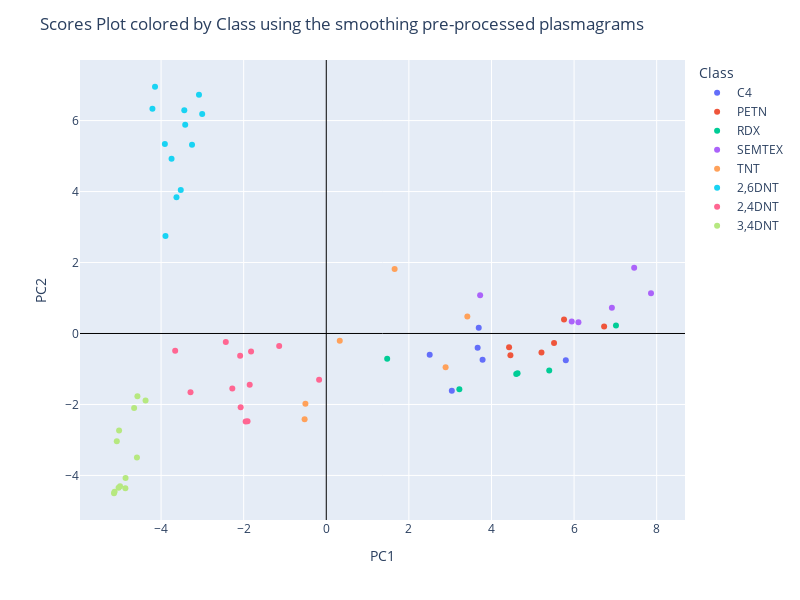

Source (notebook cell):
### Code cell
# View the scores plot using plotly library
fig = px.scatter(scores, x="PC1", y="PC2", color="Class", hover_data=['Class'], hover_name=scores.index)
fig.update_xaxes(zeroline=True, zerolinewidth=1, zerolinecolor='Black')
fig.update_yaxes(zeroline=True, zerolinewidth=1, zerolinecolor='Black')
fig.update_layout(
    height=600,
    width=800,
    title_text='Scores Plot colored by Class using the smoothing pre-processed plasmagrams')
fig.show()

### Figure 1 — Plotly figure (JSON) as saved in the notebook; plotly's stock layout.template omitted (floating-point values rounded to 4 significant figures)
{"data": [{"customdata": [["C4"], ["C4"], ["C4"], ["C4"], ["C4"], ["C4"]], "hovertemplate": "<b>%{hovertext}</b><br><br>Class=%{customdata[0]}<br>PC1=%{x}<br>PC2=%{y}<extra></extra>", "hovertext": ["C4_7", "C4_8", "C4_9", "C4_10", "C4_11", "C4_12"], "legendgroup": "C4", "marker": {"color": "#636efa", "symbol": "circle"}, "mode": "markers", "name": "C4", "orientation": "v", "showlegend": true, "type": "scatter", "x": [3.04, 5.8, 3.691, 3.665, 2.504, 3.785], "xaxis": "x", "y": [-1.616, -0.7552, 0.1591, -0.4, -0.5983, -0.7377], "yaxis": "y"}, {"customdata": [["PETN"], ["PETN"], ["PETN"], ["PETN"], ["PETN"], ["PETN"]], "hovertemplate": "<b>%{hovertext}</b><br><br>Class=%{customdata[0]}<br>PC1=%{x}<br>PC2=%{y}<extra></extra>", "hovertext": ["PETN_10", "PETN_11", "PETN_12", "PETN_13", "PETN_14", "PETN_15"], "legendgroup": "PETN", "marker": {"color": "#EF553B", "symbol": "circle"}, "mode": "markers", "name": "PETN", "orientation": "v", "showlegend": true, "type": "scatter", "x": [4.427, 5.756, 4.459, 6.727, 5.21, 5.515], "xaxis": "x", "y": [-0.3885, 0.3933, -0.6114, 0.1981, -0.5322, -0.2674], "yaxis": "y"}, {"customdata": [["RDX"], ["RDX"], ["RDX"], ["RDX"], ["RDX"], ["RDX"]], "hovertemplate": "<b>%{hovertext}</b><br><br>Class=%{customdata[0]}<br>PC1=%{x}<br>PC2=%{y}<extra></extra>", "hovertext": ["RDX_9", "RDX_10", "RDX_11", "RDX_12", "RDX_13", "RDX_14"], "legendgroup": "RDX", "marker": {"color": "#00cc96", "symbol": "circle"}, "mode": "markers", "name": "RDX", "orientation": "v", "showlegend": true, "type": "scatter", "x": [7.014, 1.475, 4.632, 4.599, 3.222, 5.398], "xaxis": "x", "y": [0.2257, -0.7137, -1.118, -1.139, -1.57, -1.04], "yaxis": "y"}, {"customdata": [["SEMTEX"], ["SEMTEX"], ["SEMTEX"], ["SEMTEX"], ["SEMTEX"], ["SEMTEX"]], "hovertemplate": "<b>%{hovertext}</b><br><br>Class=%{customdata[0]}<br>PC1=%{x}<br>PC2=%{y}<extra></extra>", "hovertext": ["SEMTEX_10", "SEMTEX_11", "SEMTEX_12", "SEMTEX_13", "SEMTEX_14", "SEMTEX_15"], "legendgroup": "SEMTEX", "marker": {"color": "#ab63fa", "symbol": "circle"}, "mode": "markers", "name": "SEMTEX", "orientation": "v", "showlegend": true, "type": "scatter", "x": [6.106, 5.943, 6.915, 7.862, 7.455, 3.725], "xaxis": "x", "y": [0.3138, 0.3369, 0.7279, 1.137, 1.851, 1.078], "yaxis": "y"}, {"customdata": [["TNT"], ["TNT"], ["TNT"], ["TNT"], ["TNT"], ["TNT"]], "hovertemplate": "<b>%{hovertext}</b><br><br>Class=%{customdata[0]}<br>PC1=%{x}<br>PC2=%{y}<extra></extra>", "hovertext": ["TNT_8", "TNT_9", "TNT_10", "TNT_11", "TNT_12", "TNT_13"], "legendgroup": "TNT", "marker": {"color": "#FFA15A", "symbol": "circle"}, "mode": "markers", "name": "TNT", "orientation": "v", "showlegend": true, "type": "scatter", "x": [0.3267, 2.89, -0.5245, 3.416, 1.655, -0.505], "xaxis": "x", "y": [-0.2017, -0.9501, -2.419, 0.4812, 1.815, -1.976], "yaxis": "y"}, {"customdata": [["2,6DNT"], ["2,6DNT"], ["2,6DNT"], ["2,6DNT"], ["2,6DNT"], ["2,6DNT"], ["2,6DNT"], ["2,6DNT"], ["2,6DNT"], ["2,6DNT"], ["2,6DNT"], ["2,6DNT"]], "hovertemplate": "<b>%{hovertext}</b><br><br>Class=%{customdata[0]}<br>PC1=%{x}<br>PC2=%{y}<extra></extra>", "hovertext": ["2,6DNT_1", "2,6DNT_2", "2,6DNT_3", "2,6DNT_4", "2,6DNT_5", "2,6DNT_6", "2,6DNT_7", "2,6DNT_8", "2,6DNT_9", "2,6DNT_10", "2,6DNT_11", "2,6DNT_12"], "legendgroup": "2,6DNT", "marker": {"color": "#19d3f3", "symbol": "circle"}, "mode": "markers", "name": "2,6DNT", "orientation": "v", "showlegend": true, "type": "scatter", "x": [-3.893, -3.416, -3.004, -3.523, -4.146, -3.908, -3.25, -3.627, -3.438, -3.082, -3.746, -4.209], "xaxis": "x", "y": [2.749, 5.88, 6.186, 4.041, 6.953, 5.342, 5.316, 3.838, 6.289, 6.728, 4.927, 6.335], "yaxis": "y"}, {"customdata": [["2,4DNT"], ["2,4DNT"], ["2,4DNT"], ["2,4DNT"], ["2,4DNT"], ["2,4DNT"], ["2,4DNT"], ["2,4DNT"], ["2,4DNT"], ["2,4DNT"], ["2,4DNT"], ["2,4DNT"]], "hovertemplate": "<b>%{hovertext}</b><br><br>Class=%{customdata[0]}<br>PC1=%{x}<br>PC2=%{y}<extra></extra>", "hovertext": ["2,4DNT_1", "2,4DNT_2", "2,4DNT_3", "2,4DNT_4", "2,4DNT_5", "2,4DNT_6", "2,4DNT_7", "2,4DNT_8", "2,4DNT_9", "2,4DNT_10", "2,4DNT_11", "2,4DNT_12"], "legendgroup": "2,4DNT", "marker": {"color": "#FF6692", "symbol": "circle"}, "mode": "markers", "name": "2,4DNT", "orientation": "v", "showlegend": true, "type": "scatter", "x": [-1.854, -2.073, -1.906, -1.821, -1.952, -0.1736, -2.275, -2.085, -1.14, -3.287, -3.659, -2.433], "xaxis": "x", "y": [-1.447, -2.081, -2.474, -0.5081, -2.482, -1.3, -1.553, -0.6282, -0.3512, -1.655, -0.4832, -0.2425], "yaxis": "y"}, {"customdata": [["3,4DNT"], ["3,4DNT"], ["3,4DNT"], ["3,4DNT"], ["3,4DNT"], ["3,4DNT"], ["3,4DNT"], ["3,4DNT"], ["3,4DNT"], ["3,4DNT"], ["3,4DNT"], ["3,4DNT"]], "hovertemplate": "<b>%{hovertext}</b><br><br>Class=%{customdata[0]}<br>PC1=%{x}<br>PC2=%{y}<extra></extra>", "hovertext": ["3,4DNT_1", "3,4DNT_2", "3,4DNT_3", "3,4DNT_4", "3,4DNT_5", "3,4DNT_6", "3,4DNT_7", "3,4DNT_8", "3,4DNT_9", "3,4DNT_10", "3,4DNT_11", "3,4DNT_12"], "legendgroup": "3,4DNT", "marker": {"color": "#B6E880", "symbol": "circle"}, "mode": "markers", "name": "3,4DNT", "orientation": "v", "showlegend": true, "type": "scatter", "x": [-4.375, -5.016, -4.652, -4.572, -5.072, -5.125, -5.14, -4.86, -4.993, -5.029, -4.864, -4.584], "xaxis": "x", "y": [-1.885, -2.735, -2.098, -1.768, -3.034, -4.459, -4.502, -4.073, -4.302, -4.349, -4.361, -3.493], "yaxis": "y"}], "layout": {"height": 600, "legend": {"title": {"text": "Class"}, "tracegroupgap": 0}, "margin": {"t": 60}, "title": {"text": "Scores Plot colored by Class using the smoothing pre-processed plasmagrams"}, "width": 800, "xaxis": {"anchor": "y", "domain": [0, 1], "title": {"text": "PC1"}, "zeroline": true, "zerolinecolor": "Black", "zerolinewidth": 1}, "yaxis": {"anchor": "x", "domain": [0, 1], "title": {"text": "PC2"}, "zeroline": true, "zerolinecolor": "Black", "zerolinewidth": 1}}}
